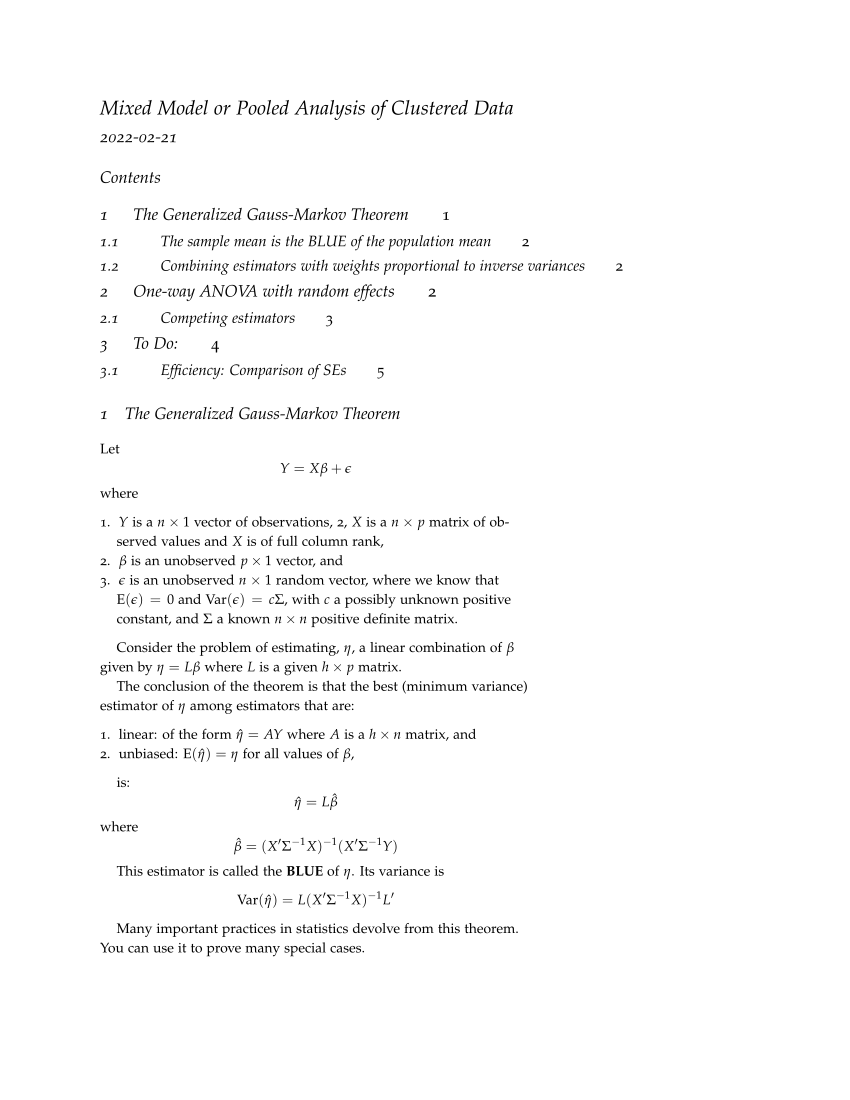

Source code (R):
#' ---
#' title: "Mixed Model or Pooled Analysis of Clustered Data"
#' subtitle: "What difference does it make?"
#' author: ''
#' output: 
#' # bookdown::tufte_book2
#'   bookdown::tufte_handout2
#' #  bookdown::pdf_document2
#' ---
#' \newcommand{\Var}{\mathrm{Var}}
#' \newcommand{\E}{\mathrm{E}}
#' 
#+ setup, include=FALSE 
knitr::opts_chunk$set(fig.width=9, fig.height=5, fig.fullwidth=TRUE,echo=T)
#'
#' # The Generalized Gauss-Markov Theorem
#' 
#' Let 
#' $$Y = X \beta + \epsilon$$
#' where 
#' 
#' 1. $Y$ is a $n \times 1$ vector of observations, 
#' 2, $X$ is a $n \times p$ matrix of observed values and $X$ is of full column rank, 
#' 3. $\beta$ is an unobserved $p \times 1$ vector, and
#' 4. $\epsilon$ is an unobserved $n \times 1$ random vector, where we know
#'    that $\E(\epsilon) = 0$ and $\Var(\epsilon) = c \Sigma$, with $c$ a possibly
#'    unknown positive constant, and $\Sigma$ a known $n \times n$ 
#'    positive definite matrix. 
#' 
#' Consider the problem of estimating, $\eta$, a linear combination of $\beta$ 
#' given by $\eta = L \beta$ where $L$ is a given $h \times p$ matrix.
#' 
#' The conclusion of the theorem is that the best (minimum variance) estimator 
#' of $\eta$ among estimators that are:
#' 
#' 1. linear: of the form $\hat{\eta} = AY$ where $A$ is a $h \times n$ matrix, and
#' 2. unbiased: $\E(\hat{\eta}) = \eta$ for all values of $\beta$,
#' 
#' is:
#' $$\hat{\eta} = L \hat{\beta}$$
#' where
#' $$\hat{\beta} =(X'\Sigma^{-1}X)^{-1}(X'\Sigma^{-1}Y)$$
#' 
#' This estimator is called the __BLUE__ of $\eta$. Its variance is
#' $$\Var(\hat{\eta}) = L(X'\Sigma^{-1}X)^{-1}L'$$
#' 
#' Many important practices in statistics devolve from this theorem.
#' You can use it to prove many special cases.
#' 
#' ## The sample mean is the BLUE of the population mean
#' 
#' For example, if $Y_1, ..., Y_n$ are uncorrelated each with mean $\mu$ and
#' variance $\sigma^2$ (known or unknown), then the BLUE of $\mu$ is $\bar{Y}$.
#' To prove this using the GGM, consider what happens if you let $X$ be a column
#' of 1's and $c\Sigma = \sigma^2 I$ where $I$ is the $n\times n$ identity 
#' matrix.
#' 
#' ## Combining estimators with weights proportional to inverse variances
#' 
#' Here is one of the most important consequences of the GGM:
#' 
#' Let $\hat{\beta_1},..., \hat{\beta_k}$ be $k$ uncorrelated unbiased
#' estimators of the same unknown parameter $\beta$. Suppose that
#' it is known that 
#' $$\Var(\hat{\beta_i}) = \Sigma_i$$
#' where $\Sigma_1, ..., \Sigma_k$ are positive-definite matrices
#' that are known or known up to a common constant factor.
#' 
#' Then the BLUE of $\beta$ is the weighted average of the $\hat{\beta}_i$s
#' with weights proportional to the inverse of their variances, i.e.
#' $$\hat{\beta} = \left\{ \sum_{i=1}^k \Sigma_i^{-1}\right\}^{-1}\left\{ \sum_{i=1}^k \Sigma_i^{-1}\hat{\beta}_i\right\}$$  
#' with variance:
#' $$\Var(\hat{\beta}) = \left\{ \sum_{i=1}^k \Sigma_i^{-1}\right\}^{-1}$$
#' _Exercise:_ Prove this using the GGM. 
#' 
#' Hint: Let $X$ be a vertical stack of identity matrices and $\Sigma$ be
#' a block-diagonal matrix formed with matrices $\Sigma_i$ in
#' the diagonal blocks.
#' 
#' # One-way ANOVA with random effects
#' 
#' We will see what the GGM tells us about different ways of estimating
#' the mean of a population when we have a clustered sample.
#'  
#' We will consider the simplest possible use of mixed models: one-way analysis
#' of variance with random effects, where observations on a variable $Y$
#' are obtained in clusters and where the goal is to estimate the overall
#' mean of the population from which the $Y$s originated.
#' 
#' Let's call the cluster variable $I$ with values $i=1,..., K$.
#' 
#' We'll use notation that is consistent with the notation for the
#' general mixed model, although the notation is unnecessarily complex
#' for this simple example.
#' 
#' Let the overall population mean be $\gamma_{00}$ and let the 'true'
#' mean for cluster $i$ be:
#' $$\beta_{0i} = \gamma_{00}  + u_{0i}, \;\; i = 1 ,...,K$$
#' where
#' $$u_{0i}  \sim\; iid\; N(0, g_{00})$$
#' 
#' In each cluster, the observations, $Y_{ij}$, are generated as:
#' $$Y_{ij} = \beta_{0i} + \epsilon_{ij}, \;\; \epsilon_{ij} \sim\; iid \; N(0, \sigma^2)$$
#' where $i = 1,...,K$ and, for each $i$ the index $j$ denotes individuals in the
#' $i$th cluster with $j = 1,...,n_i$, where $n_i$ is the 
#' sample size in the $i$th cluster. 
#' 
#' Let $N$ denote the total number of observations:
#' $$N = \sum_{i=1}^K n_i$$
#' 
#' Our goal is to perform inference for the grand population mean of 
#' $Y$, $\gamma_{00}$.
#' We would like to find an efficient (small standard error given the data) unbiased estimator and we would like to 
#' report an honest estimate of the standard error.  
#' 
#' In practice the within-cluster variance, $\sigma^2$, and the between-cluster variance,
#' $\gamma_{00}$, are unknown and need to be estimated, but we will consider what
#' could be done if we knew their values.  In applications, we use estimates of
#' these parameters.
#' 
#' ## Competing estimators
#' 
#' We will consider 4 plausible estimators of $\gamma_{00}$:
#' 
#' 1. The pooled approach using 
#'    $$\bar{Y} = \frac{\sum_{i,j} Y_{ij}}{N}$$
#' 2. The mean of means approach using
#'    $$\bar{Y}_M = \frac{\sum_i \bar{Y}_i}{K}$$
#' 3. The mean of means weighted by sample size
#'    $$\bar{Y}_W = \frac{\sum_i n_i \bar{Y}_i}{\sum_i n_i}$$
#' 4. The mean of means weighted by inverse variance
#'    $$\bar{Y}_{IV} = \frac{\sum_i v_i^{-1} \bar{Y}_i}{\sum_i v_i^{-1}}$$
#'    where
#'    $$v_i = \Var(\bar{Y}_i) = g_{00} + \frac{\sigma^2}{n_i}$$
#' 
#' Note that $\bar{Y}_{IV}$ is the estimate produced with a 
#' mixed model analysis. 
#' 
#' __Exercises:__
#' 
#' 1. Show that $\bar{Y} = \bar{Y}_W$, so 1 and 3 are actually the same.
#' 2. Show that all three estimators are unbiased estimators of $\gamma_{00}$.
#' 2. Show that, under the assumptions above for the way the $Y_{ij}$s
#'    are generated, $\Var(\bar{Y}_i - \gamma_{00}) = g_{00} + \frac{\sigma^2}{n_i}$.
#' 2. Show that, under the assumptions above for the way the $Y_{ij}$s
#'    are generated, $\Var(\bar{Y}_i - \gamma_{00}) = g_{00} + \frac{\sigma^2}{n_i}$.
#'    
#' 3. Find an expression for the variance of $\bar{Y}-\gamma_{00} = \bar{Y}_W-\gamma_{00}$.
#' 4. Find an expression for the variance of $\bar{Y}_M- \gamma_{00}$.
#' 4. Find an expression for the variance of $\bar{Y}_IV- \gamma_{00}$. Hint:
#'    Use the GGM theorem and you won't need to do any calculation. 
#' 6. What argument can you give for the proposition that $\bar{Y}_{IV}$ is
#'    a 'better' estimator than the others?
#' 7. Why is using weights proportional to 
#'    $$\left( g_{00} + \frac{\sigma^2}{n_i}\right)^{-1}$$
#'    the same as using weights proportional to 
#'    $$\left(1 + \frac{\sigma^2}{n_i g_{00}}\right)^{-1}$$
#'    which is also the same as using weights proportional to 
#'    $$n_i \left( 1 + \frac{n_i g_{00}}{\sigma^2}   \right)^{-1}$$
#' 8. What happens to the weights defining $\bar{Y}_{IV}$ as the 
#'    ratio $\frac{g_{00}}{\sigma^2} \rightarrow 0$? 
#' 9. What happens to the weights defining $\bar{Y}_{IV}$ as the 
#'    ratio $\frac{g_{00}}{\sigma^2} \rightarrow \infty$? 
#' 
#' 
#' # To Do:
#' 
#' 1. Show how much the estimated variance of $\bar{Y}$ assuming independence
#'    is smaller than its correct variance taking clustering into account.
#'    By how much? How does it depends on $n_i$s and $g_{00}/\sigma^2$?
#' 2. Plot variances and relative variances of the three estimators as a function of $n_i$s and $g_{00}/\sigma^2$
#' 3. Plot the estimated variances under the assumptions that are the basis
#'    of each estimator. 
#' 
#' ## Efficiency: Comparison of SEs
#' 
#' First we will see what happens when cluster sizes show moderate variation.
#' 
#' We will take a sample from 10 clusters in which the number of observations
#' in each cluster, $n_i \sim \textrm{Poisson}(10)$.
#' 
#' Since the relative SE depends only on the ratio $g_{00}/\sigma^2$, we
#' will take $\sigma = 1$ and let $g_{00}$ vary from 0 to 10. 
#' 
#' 
#' 1. Generate sample sizes:
#' 
set.seed(23153)
ns <- rpois(10,10)
ns
sum(ns)
#' 
#' 2. Write a function to compute variances of estimators:
#' 
#' A function that finds the variance of a linear combination 
#' of $\bar{Y}_i$ as fuction of a vector of $n_i$s and 
#' $g = g_{00}$ when $\sigma = 1$.
#' 
var_est <- function(g, n, w) {
  # g: variance between relative to variance within
  # n: vector of sample sizes
  # w: vector of relative weights defining estimator as linear comb. of cluster means
  # note that var_est is not vectorized wrt g
  sum(w^2 * (g + 1/n )) / sum(w)^2
} 

#'
#' 3. Find SEs and ratios on a sequence of values for g
#' 
dd <- expand.grid(
  g = seq(0,10, .01)
)
dd <- within(
  dd,
  {
    
    # Efficiency: True SEs
    
    se__Y_bar <- sqrt(sapply(g, var_est, ns, ns))  # weights are proportional to sample sizes
    se__Y_mean <- sqrt(sapply(g, var_est, ns, 0*ns + 1)) # weights are constant
    se__Y_IV <- sqrt(
      sapply(g, function(g) var_est(g, ns, (g + 1/ns)^(-1)))
    )
    
    # Relative Efficiency: True SE / Best SE
    
    rel_se__Y_bar <- se__Y_bar/ se__Y_IV
    rel_se__Y_mean <- se__Y_mean/ se__Y_IV
    
    # Honesty: RMS of Reported SE

    reported_se__Y_bar <- sqrt((g+1)/sum(ns))
    rel_reported_se__Y_bar <- sqrt((g+1)/sum(ns))/se__Y_bar
  }
)  
library(latticeExtra)
library(spida2)
gd(lty=c(1,2,4), lwd = 2)
# xyplot(se__Y_bar + se__Y_mean + se__Y_IV ~ g, dd, type ='l', 
#        auto.key = list(space = 'right', lines = T, points =F))
# xyplot(se__Y_mean + se__Y_IV ~ g, dd, type ='l', 
#        auto.key = list(space = 'right', lines = T, points =F))
# xyplot(se__Y_mean + se__Y_IV ~ g, dd, type ='l', 
#        auto.key = list(space = 'right', lines = T, points =F))
# xyplot(rel_se__Y_mean + rel_se__Y_bar ~ g, dd, type ='l', 
#        auto.key = list(space = 'right', lines = T, points =F))


rat1 <- function(g) {
   var_est(g, ns, ns)/var_est(g, ns, (g + 1/ns)^(-1)  )
}
rat2 <- function(g) {
  var_est(g, ns, 0*ns + 1)/var_est(g, ns, (g + 1/ns)^(-1)  )
}
rat1(0)
rat1(1)
rat1(10)
rat2(0)
rat2(1)
rat2(10)

library(MASS)
?rnegbin

rng <- function(n, m, v) {
  # negative binomial using mean and variance
  stopifnot(v >= m)
  if(v==m) rpois(n,m)
  else rnegbin(n, m, m^2/(v-m))
}
#' 
#' Let's generate a sample with greater variance in n's
#' 
nsgv <- rng(10, 9, 20) + 1

dd <- within(
  dd,
  {
    
    # Efficiency: True SEs
    
    se__Y_bar2 <- sqrt(sapply(g, var_est, nsgv, nsgv))  # weights are proportional to sample sizes
    se__Y_mean2 <- sqrt(sapply(g, var_est, nsgv, 0*nsgv + 1)) # weights are constant
    se__Y_IV2 <- sqrt(
      sapply(g, function(g) var_est(g, nsgv, (g + 1/nsgv)^(-1)))
    )
    
    # Relative Efficiency: True SE / Best SE
    
    rel_se__Y_bar2 <- se__Y_bar2/ se__Y_IV2
    rel_se__Y_mean2 <- se__Y_mean2/ se__Y_IV2
    
    # Honesty: RMS of Reported SE
    
    reported_se__Y_bar2 <- sqrt((g+1)/sum(nsgv))
    rel_reported_se__Y_bar2 <- sqrt((g+1)/sum(nsgv))/se__Y_bar2
  }
)  

xyplot(rel_se__Y_bar2 + rel_se__Y_mean2 ~ g, dd, type = 'l')

#'
#' Why the fancy names?
#'
dl <- tolong(dd, sep= '__')
head(dl)
subset(dl, !is.na(rel_se)) %>% 
  xyplot(rel_se ~ g, ., groups = time, type = 'l', 
       auto.key = list(space = 'right', lines = T, points = F ))
subset(dl, !is.na(rel_se)) %>%
  xyplot(rel_se ~ g, ., groups = time, type = 'l',
       xlim = c(0,1),
       auto.key = list(space = 'right', lines = T, points = F ))
#+ fig.cap="Standard error reported by pooled analysis compared with true standard error."
subset(dl, !is.na(rel_reported_se)) %>% 
  xyplot(rel_reported_se ~ g, ., groups = time, type = 'l',
         # xlim = c(0,1),
         auto.key = list(space = 'right', lines = T, points = F ))
#' 
#' This is the end for now 

       
